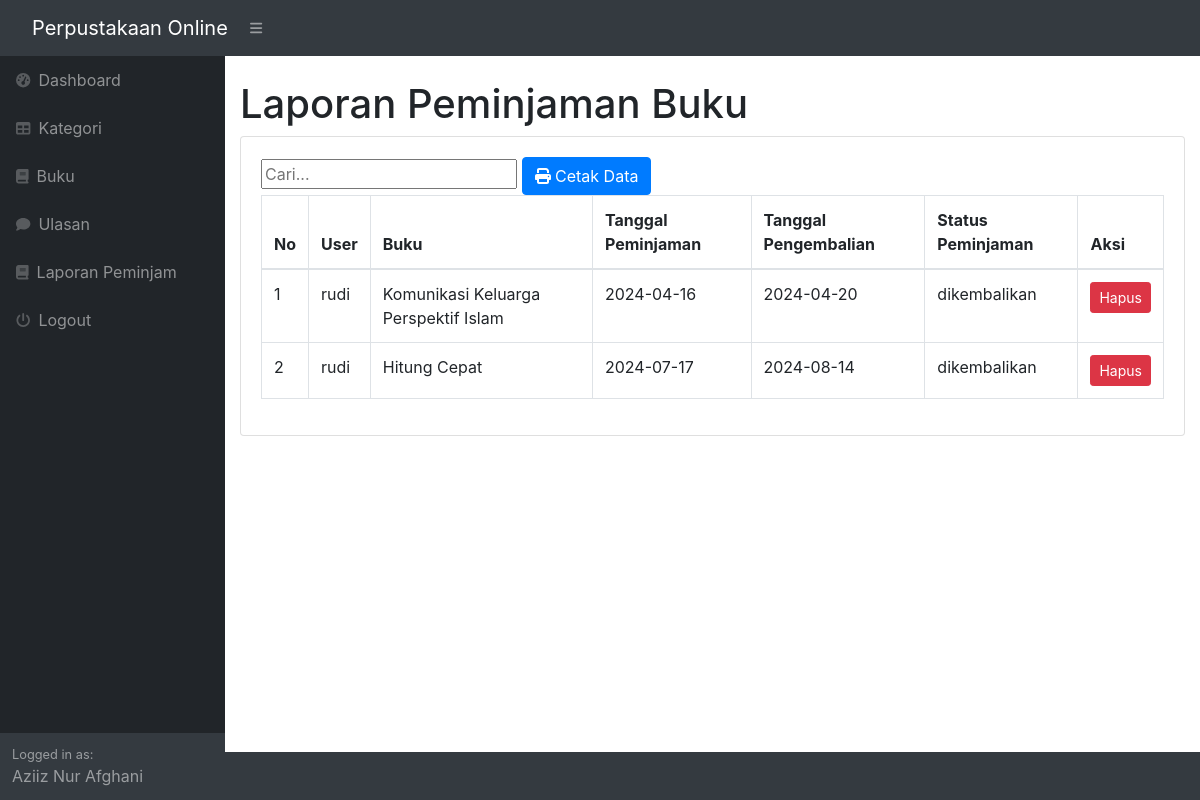
The page /index.php?page=laporan (signed in) on the database its author committed.
### tables this page shows
CREATE TABLE `peminjaman` (
  `id_peminjaman` int(11) NOT NULL,
  `id_user` int(11) DEFAULT NULL,
  `id_buku` int(11) DEFAULT NULL,
  `tanggal_peminjaman` varchar(255) DEFAULT NULL,
  `tanggal_pengembalian` varchar(255) DEFAULT NULL,
  `status_peminjaman` enum('dipinjam','dikembalikan') DEFAULT NULL
);

CREATE TABLE `user` (
  `id_user` int(11) NOT NULL,
  `nama` varchar(255) DEFAULT NULL,
  `username` varchar(255) DEFAULT NULL,
  `password` varchar(255) DEFAULT NULL,
  `email` varchar(255) DEFAULT NULL,
  `alamat` text DEFAULT NULL,
  `level` enum('admin','petugas','peminjam') DEFAULT NULL
);

CREATE TABLE `buku` (
  `id_buku` int(11) NOT NULL,
  `id_kategori` int(11) DEFAULT NULL,
  `judul` varchar(255) DEFAULT NULL,
  `penulis` varchar(255) DEFAULT NULL,
  `penerbit` varchar(255) DEFAULT NULL,
  `tahun_terbit` varchar(255) DEFAULT NULL
);

### laporan.php (the view, shortened to what this page needs)
<!DOCTYPE html>
<html lang="en">
<head>
    <link href="https://stackpath.bootstrapcdn.com/bootstrap/4.5.2/css/bootstrap.min.css" rel="stylesheet">
</head>
<body>
    <h1 class="mt-4">Laporan Peminjaman Buku</h1>
    <div class="card">
        <div class="card-body">
            <div class="row">
                <div class="col-md-12">
                    <input type="text" id="searchInput" placeholder="Cari...">
                    <a href="cetak.php" target="_blank" class="btn btn-primary"><i class="fa fa-print"></i> Cetak
                        Data</a>
                    <table class="table table-bordered" id="dataTable" width="100%" cellspacing="0">
                        <thead>
                            <tr>
                                <th>No</th>
                                <th>User</th>
                                <th>Buku</th>
                                <th>Tanggal Peminjaman</th>
                                <th>Tanggal Pengembalian</th>
                                <th>Status Peminjaman</th>
                                <th>Aksi</th>
                            </tr>
                        </thead>
                        <tbody>
                            <?php
                            $i = 1;
                            $query = mysqli_query($koneksi, "SELECT * FROM peminjaman LEFT JOIN user ON user.id_user = peminjaman.id_user LEFT JOIN buku ON buku.id_buku = peminjaman.id_buku");
                            while ($data = mysqli_fetch_array($query)) {
                            ?>
                                <tr>
                                    <td><?php echo $i++; ?></td>
                                    <td><?php echo $data['nama']; ?></td>
                                    <td><?php echo $data['judul']; ?></td>
                                    <td><?php echo $data['tanggal_peminjaman']; ?></td>
                                    <td><?php echo $data['tanggal_pengembalian']; ?></td>
                                    <td><?php echo $data['status_peminjaman']; ?></td>
                                    <td>
                                        <a href="hapus_laporan.php?hapus_id=<?php echo $data['id_peminjaman']; ?>" class="btn btn-danger btn-sm">Hapus</a>
                                    </td>
                                </tr>
                            <?php
                            }
                            ?>
                        </tbody>
                    </table>
                </div>
            </div>
        </div>
    </div>
</body>
</html>

### rows shown on the page
peminjaman: id_user.nama "rudi", id_buku.judul "Komunikasi Keluarga Perspektif Islam", tanggal_peminjaman "2024-04-16", tanggal_pengembalian "2024-04-20", status_peminjaman "dikembalikan"
peminjaman: id_user.nama "rudi", id_buku.judul "Hitung Cepat", tanggal_peminjaman "2024-07-17", tanggal_pengembalian "2024-08-14", status_peminjaman "dikembalikan"

### other values the page prints
$_SESSION['user']['nama'] "Aziiz Nur Afghani"
